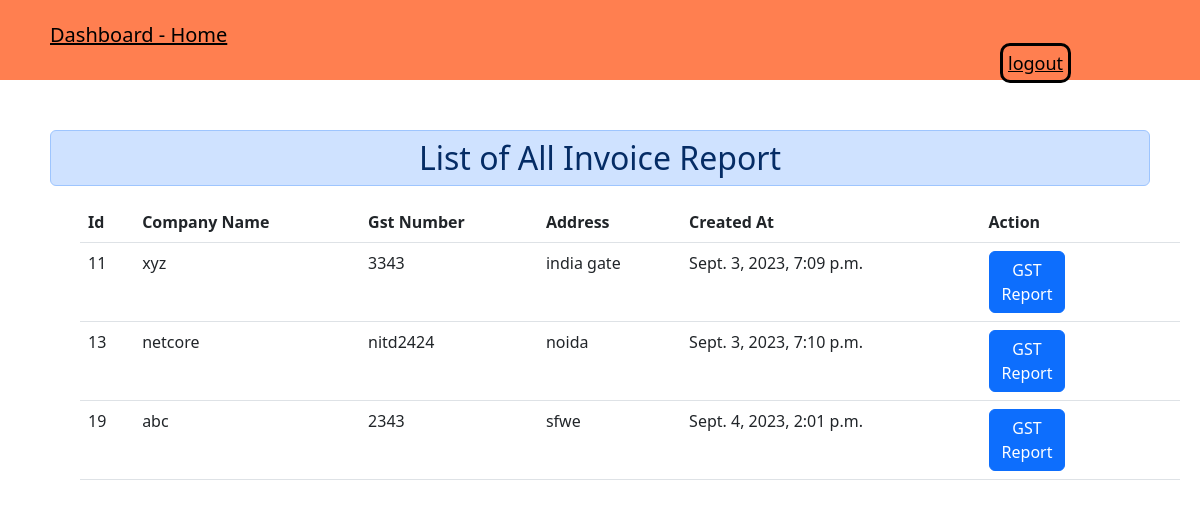
Screenshot of /invoice_report/ (signed in) with the database file from the repository.
### netcores/models.py (models this page shows, shortened)
class Client(models.Model):
    company_name = models.CharField(max_length=250)
    gst_number = models.CharField(max_length=250)
    country = models.CharField(max_length=150)
    state = models.CharField(max_length=150)
    address = models.CharField(max_length=250)
    created_at = models.DateTimeField(auto_now_add=True)

### netcores/views.py (the view)
# urls.py: path('invoice_report/' ,views.invoice_report, name='invoice_report'),
def invoice_report(request):
    if request.user.is_authenticated:
        allclient = Client.objects.all()
        return render(request,'invoice_report.html', {'allclient':allclient})
    else:
        return HttpResponseRedirect('/')

### template/invoice_report.html
{% extends "dashboard.html" %}
{% load static %}
{% block body %}
<div class="col" style="margin: 50px;" >
    <h2 class = "alert alert-primary text-center p-2" >List of All Invoice Report</h2>
    <table class="table" style="margin-left: 30px;">
      <thead >
        <tr>
           <th scope="col" >Id</th>
          <th scope="col" >Company Name</th>
          <th scope="col" >Gst Number</th>
          <th scope="col" >Address</th>
          <th scope="col" >Created At</th>
          <th scope="col">Action</th>
        </tr>
      </thead>
       <tbody>
        {% for obj in allclient %}
        <tr>
          <td>{{ obj.id}}</td>
          <td>{{ obj.company_name}}</td>
          <td>{{ obj.gst_number}}</td>
          <td>{{ obj.address}}</td>
          <td>{{ obj.created_at}}</td>
          <td>
            <div class="row">
               <div class="col-sm-2">
                   <a href="{% url 'gst_report' obj.id  %}" class ="btn btn-primary"  >GST Report</a>
                </div>
            </div>
          </td>
        </tr>
        {% endfor %}
      </tbody>
    </table>
  </div>
{% endblock body %}

### rows the page displays
Client: id "11", company_name "xyz", gst_number "3343", address "india gate", created_at "Sept. 3, 2023, 7:09 p.m."
Client: id "13", company_name "netcore", gst_number "nitd2424", address "noida", created_at "Sept. 3, 2023, 7:10 p.m."
Client: id "19", company_name "abc", gst_number "2343", address "sfwe", created_at "Sept. 4, 2023, 2:01 p.m."
